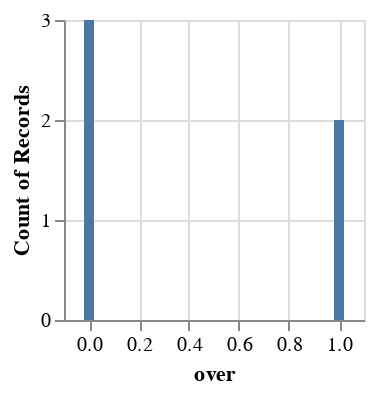

Notebook code cell kept with this figure:
### Markdown cell above
Use the vis_bar function to create bar charts for different features (this example looks into "over", "batter", and "season")

### Code cell
over = vis_bar(data_example, "over", 150, 150)
over

### Figure 1 — Vega-Lite specification as saved in the notebook (floating-point values rounded to 4 significant figures)
{"config": {"view": {"continuousWidth": 300, "continuousHeight": 300}}, "data": {"name": "data-0759774c2460140ead0bdb1b814de414"}, "mark": {"type": "bar"}, "encoding": {"x": {"field": "over", "type": "quantitative"}, "y": {"aggregate": "count", "type": "quantitative"}}, "height": 150, "width": 150, "$schema": "https://vega.github.io/schema/vega-lite/v5.16.3.json", "datasets": {"data-0759774c2460140ead0bdb1b814de414": [{"game_id": "1001349", "season": "2016/17", "team": "Australia", "over": 0, "batter": "AJ Finch", "batter_id": "b8d490fd", "bowler": "SL Malinga", "bowler_id": "a12e1d51", "non_striker": "M Klinger", "non_striker_id": "b970a03f", "wides": 0, "noballs": 0, "legbyes": 0, "byes": 1, "wicket": 0, "player_out": null, "player_out_id": null, "fielders_name": null, "fielders_id": null, "wicket_type": null, "runs_batter": 0, "runs_extras": 1, "runs_total": 0, "team_over": "Australia_0", "over_ball": 1, "inning": 1, "runs_cumulative": 0, "powerplay": 1}, {"game_id": "1001349", "season": "2016/17", "team": "Australia", "over": 1, "batter": "AJ Finch", "batter_id": "b8d490fd", "bowler": "SL Malinga", "bowler_id": "a12e1d51", "non_striker": "M Klinger", "non_striker_id": "b970a03f", "wides": 0, "noballs": 0, "legbyes": 1, "byes": 0, "wicket": 1, "player_out": null, "player_out_id": null, "fielders_name": null, "fielders_id": null, "wicket_type": null, "runs_batter": 1, "runs_extras": 1, "runs_total": 0, "team_over": "Australia_1", "over_ball": 1, "inning": 1, "runs_cumulative": 0, "powerplay": 1}, {"game_id": "1001350", "season": "2016/17", "team": "England", "over": 0, "batter": "JM Bairstow", "batter_id": "j4n5b78s", "bowler": "C Woakes", "bowler_id": "c7w4o2k5", "non_striker": "AD Hales", "non_striker_id": "a1d4h89e", "wides": 1, "noballs": 1, "legbyes": 0, "byes": 0, "wicket": 0, "player_out": null, "player_out_id": null, "fielders_name": null, "fielders_id": null, "wicket_type": null, "runs_batter": 0, "runs_extras": 0, "runs_total": 0, "team_over": "England_0", "over_ball": 1, "inning": 2, "runs_cumulative": 0, "powerplay": 1}, {"game_id": "1001350", "season": "2016/17", "team": "England", "over": 0, "batter": "JM Bairstow", "batter_id": "j4n5b78s", "bowler": "C Woakes", "bowler_id": "c7w4o2k5", "non_striker": "AD Hales", "non_striker_id": "a1d4h89e", "wides": 0, "noballs": 1, "legbyes": 0, "byes": 1, "wicket": 1, "player_out": null, "player_out_id": null, "fielders_name": null, "fielders_id": null, "wicket_type": null, "runs_batter": 0, "runs_extras": 0, "runs_total": 1, "team_over": "England_0", "over_ball": 2, "inning": 2, "runs_cumulative": 1, "powerplay": 1}, {"game_id": "1001351", "season": "2016/17", "team": "India", "over": 1, "batter": "V Kohli", "batter_id": "v7k3l9o2", "bowler": "JJ Bumrah", "bowler_id": "j5b2m3r4", "non_striker": "RG Sharma", "non_striker_id": "r8g3s5h2", "wides": 1, "noballs": 0, "legbyes": 0, "byes": 1, "wicket": 0, "player_out": null, "player_out_id": null, "fielders_name": null, "fielders_id": null, "wicket_type": null, "runs_batter": 0, "runs_extras": 1, "runs_total": 0, "team_over": "India_1", "over_ball": 1, "inning": 2, "runs_cumulative": 1, "powerplay": 1}]}}
